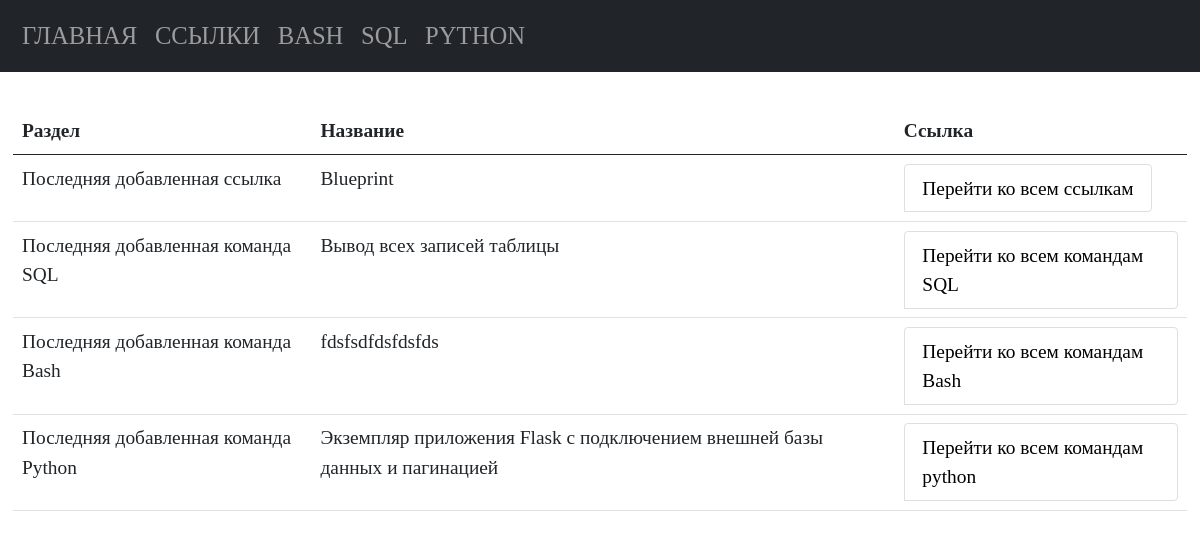
Before: / with the older database file.
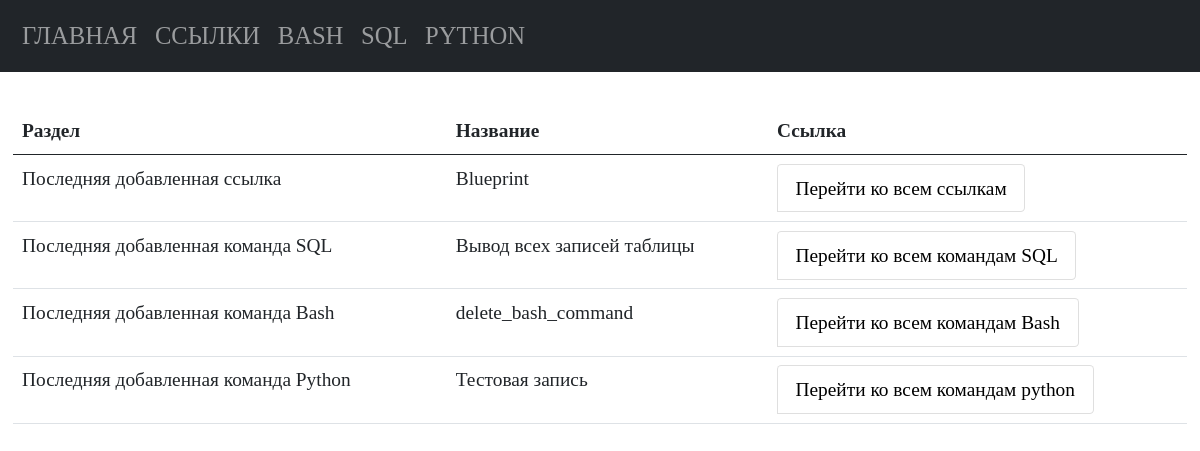
After: the same page with the newer database file.
### tables this page shows
CREATE TABLE "bash" (
    bash_id INTEGER PRIMARY KEY AUTOINCREMENT,
    bash_command TEXT NOT NULL,
    bash_name TEXT NOT NULL
  );

CREATE TABLE "python" (
    "python_id" INTEGER PRIMARY KEY AUTOINCREMENT,
    "python_command" TEXT NOT NULL,
    "python_name" TEXT NOT NULL
  , "python_description" TEXT);

### app.py (the view)
@app.route("/")
def index():
    conn = connect.get_db_connection()
    last_links = conn.execute("SELECT * FROM links ORDER BY 1 DESC").fetchone()
    last_sql = conn.execute("SELECT * FROM sql ORDER BY 1 DESC").fetchone()
    last_bash = conn.execute("SELECT * FROM bash ORDER BY 1 DESC").fetchone()
    last_python = conn.execute("SELECT * FROM python ORDER BY 1 DESC").fetchone()
    return render_template("index.html",
                           last_links=last_links,
                           last_sql=last_sql,
                           last_bash=last_bash,
                           last_python=last_python, )

### modules/connect.py (called while the page is built)
def get_db_connection():
    db_path = os.path.join(BASE_DIR, '../database.db')
    conn = sqlite3.connect(db_path)
    conn.row_factory = sqlite3.Row
    return conn

### templates/index.html (shortened to what this page needs)
{% extends "base.html" %}
{% block content %}
{% include 'index_content.html' %}
{% endblock %}

### templates/index_content.html (shortened to what this page needs)
<table class="table">
   <thead>
      <tr>
         <th scope="col">Раздел</th>
         <th scope="col">Название</th>
         <th scope="col">Ссылка</th>
      </tr>
   </thead>
   <tbody>
      <tr>
         <td>Последняя добавленная ссылка</td>
         <td>{{ last_links.links_name }}</td>
         <td>
            <ul class="list-group list-group-horizontal">
               <li class="list-group-item">
                  <a href="{{ url_for('links_list_commands') }}">Перейти ко всем ссылкам</a>
               </li>
            </ul>
         </td>
      </tr>
      <tr>
         <td>Последняя добавленная команда SQL</td>
         <td>{{ last_sql.sql_name }}</td>
         <td>
            <ul class="list-group list-group-horizontal">
               <li class="list-group-item">
                  <a href="{{ url_for('sql_list_commands') }}">Перейти ко всем командам SQL</a>
               </li>
            </ul>
         </td>
      </tr>
      <tr>
         <td>Последняя добавленная команда Bash</td>
         <td>{{ last_bash.bash_name }}</td>
         <td>
            <ul class="list-group list-group-horizontal">
               <li class="list-group-item">
                  <a href="{{ url_for('bash_list_commands') }}">Перейти ко всем командам Bash</a>
               </li>
            </ul>
         </td>
      </tr>
      <tr>
         <td>Последняя добавленная команда Python</td>
         <td>{{ last_python.python_name }}</td>
         <td>
            <ul class="list-group list-group-horizontal">
               <li class="list-group-item">
                  <a href="{{ url_for('python_list_commands') }}">Перейти ко всем командам python</a>
               </li>
            </ul>
         </td>
      </tr>
   </tbody>
</table>

Changed rows visible on the page:
removed bash: bash_name "fdsfsdfdsfdsfds"
no longer on this page (row unchanged): python: python_name "Экземпляр приложения Flask с подключением внешней базы данных и пагинацией"
added bash: bash_name "delete_bash_command"
added python: python_name "Тестовая запись"
